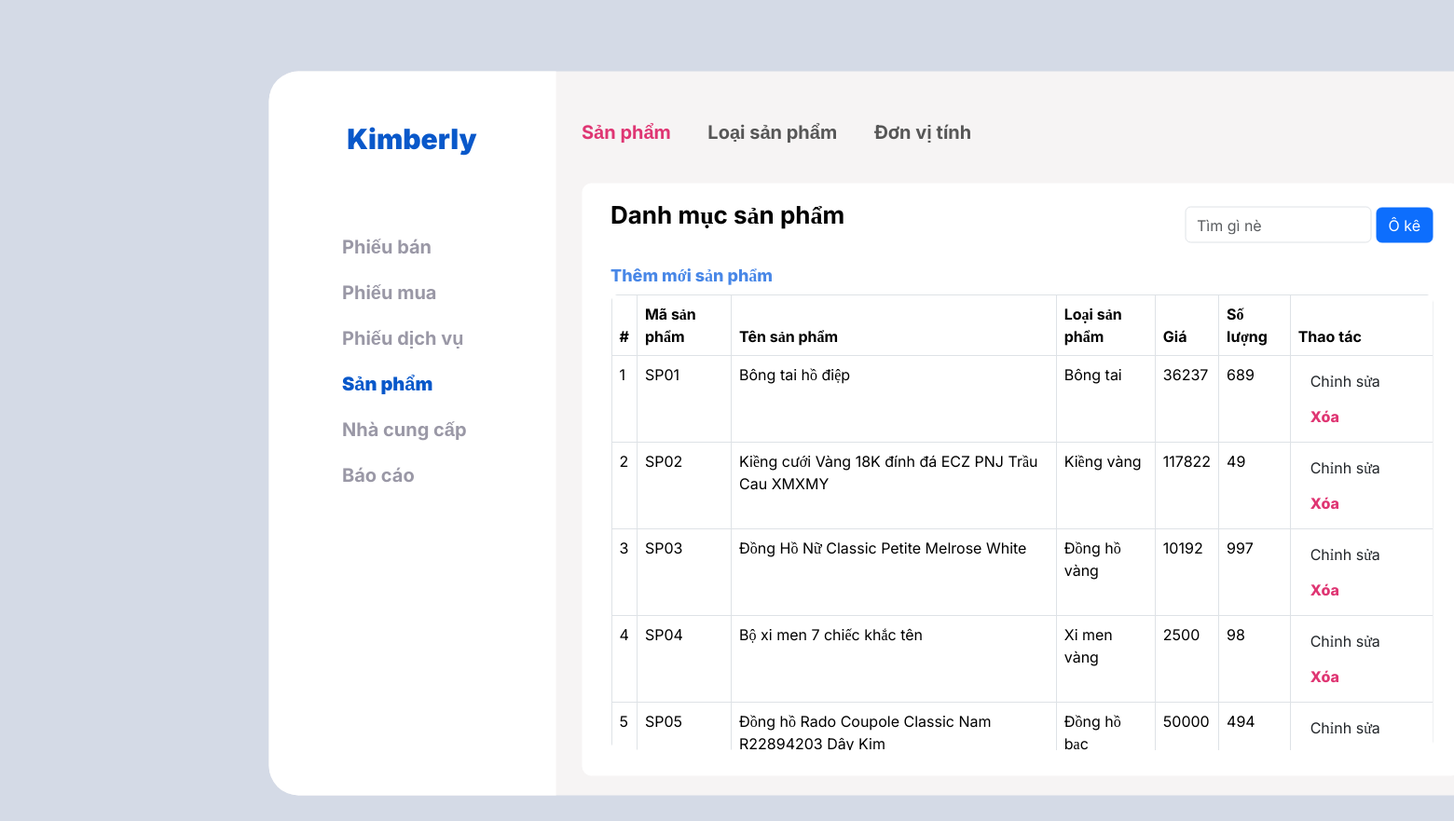
The page /Frontend/sanPham.php on the database as committed earlier.
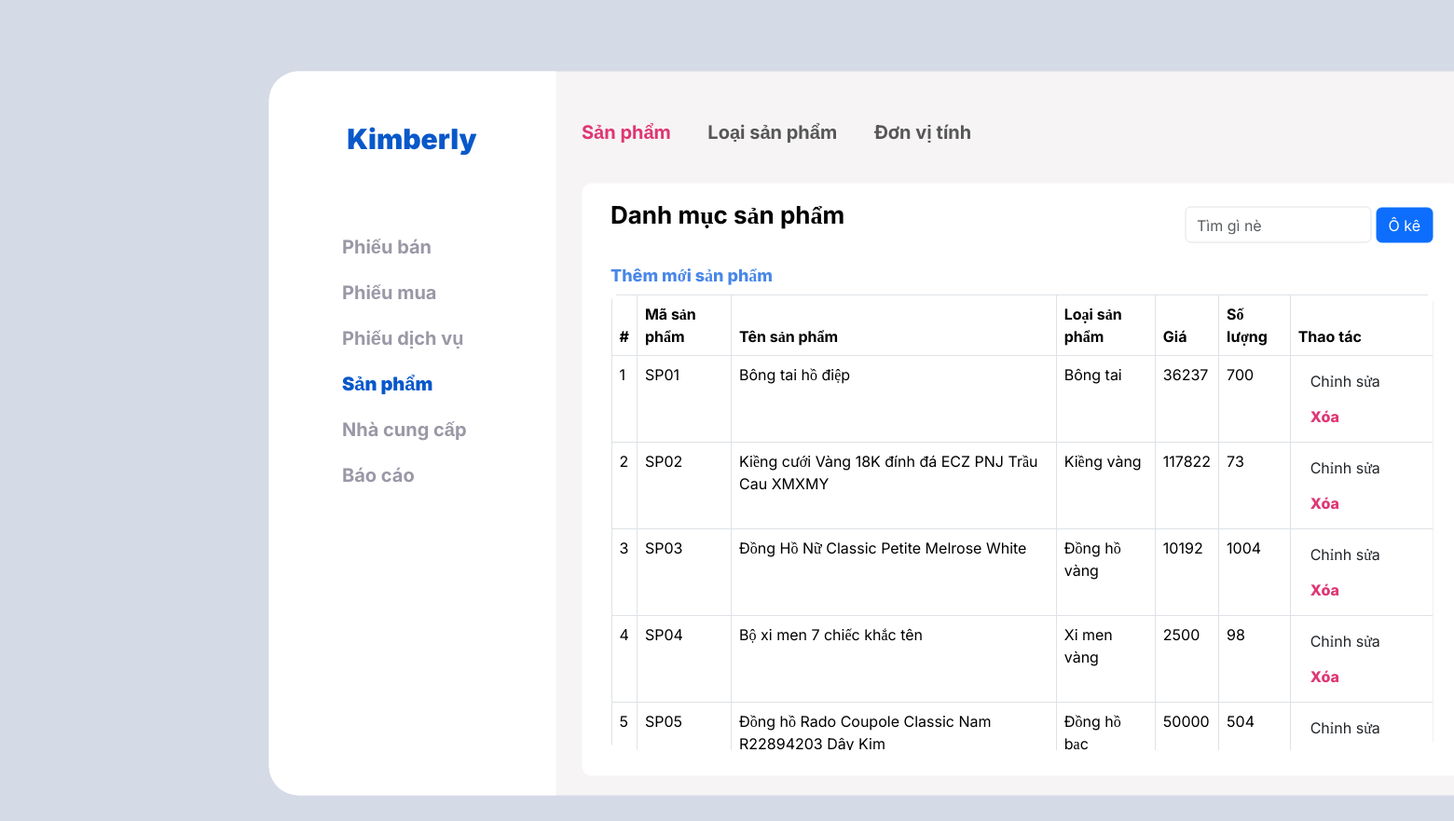
The same page on the database as committed later.
### tables this page shows
CREATE TABLE `sanpham` (
  `MaSP` varchar(50) NOT NULL,
  `TenSP` varchar(50) DEFAULT NULL,
  `LoaiSP` varchar(50) DEFAULT NULL,
  `DonGiaMua` float DEFAULT NULL,
  `SoLuongKho` int(11) DEFAULT NULL
);

CREATE TABLE `loaisp` (
  `MaLoai` varchar(50) NOT NULL,
  `TenLoai` varchar(50) DEFAULT NULL,
  `DVTinh` varchar(50) DEFAULT NULL,
  `PhanTram` float DEFAULT NULL
);

### BackEnd/SanPham/load_sp.php (shortened to what this page needs)
<?php
include "../Form_login/db_conn.php";
$sql = "SELECT sp.MASP, sp.TENSP, lsp.TENLOAI as LOAISP, sp.DONGIAMUA, sp.SOLUONGKHO
        FROM SANPHAM sp
        JOIN LOAISP lsp ON sp.LOAISP = lsp.MALOAI";
$result = mysqli_query($conn, $sql);
$i = 1;
if (mysqli_num_rows($result) > 0) {
    while ($row = mysqli_fetch_assoc($result)) {
        echo "<tr data-id='".$row['MASP']."'>
                <td>".$i."</td>
                <td>".$row['MASP']."</td>
                <td>".$row['TENSP']."</td>
                <td>".$row['LOAISP']."</td>
                <td>".$row['DONGIAMUA']."</td>
                <td>".$row['SOLUONGKHO']."</td>
                <td>
                <button type='button' class='btn ChiTietSanPham' data-id='".$row['MASP']."' data-name='".$row['TENSP']."' data-loaisp='".$row['LOAISP']."' data-gia='".$row['DONGIAMUA']."' data-soluong='".$row['SOLUONGKHO']."'>Chỉnh sửa</button>
                <button type='button' class='btn Xoa' onclick='xoaSP(\"".$row['MASP']."\")'>Xóa</button>
                </td>
              </tr>";
        $i++;
    }
} else {
    echo "<tr><td colspan='7'>Không tìm thấy sản phẩm nào</td></tr>";
}
?>

Rows that differ between the two databases and show on the page:
changed sanpham "SP01": SoLuongKho "689" → "700"
changed sanpham "SP02": SoLuongKho "49" → "73"
changed sanpham "SP03": SoLuongKho "997" → "1004"
changed sanpham "SP05": SoLuongKho "494" → "504"
